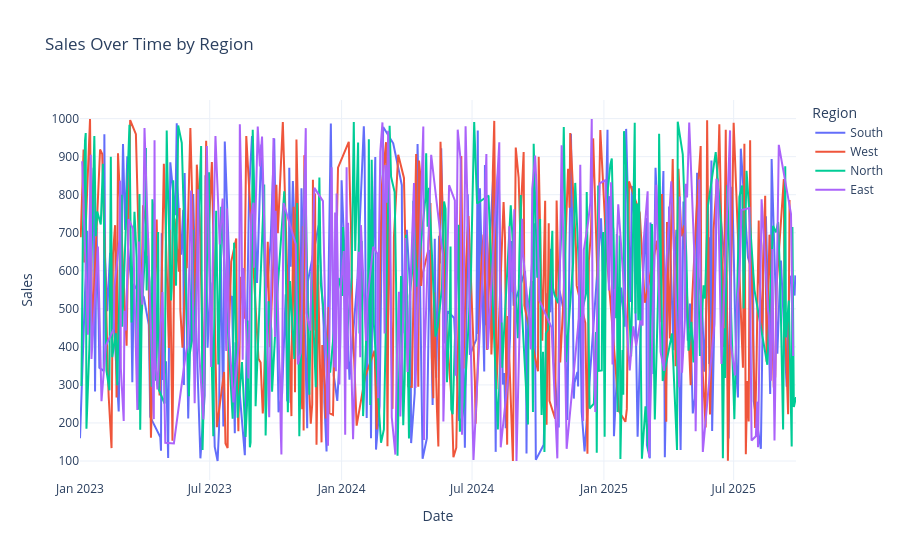

Notebook code for this chart:
### Code cell
# Create a line chart showing sales over time, colored by region
response = agent.process_message("Create a line chart showing sales over time, colored by region")
fig = agent.get_figure()
fig.show()

### Figure 1 — Plotly figure (JSON) as saved in the notebook; plotly's stock layout.template omitted (floating-point values rounded to 4 significant figures; data arrays with more than 128 entries replaced by an {"elided": "..."} marker saying what was removed)
{"data": [{"hovertemplate": "Region=South<br>Date=%{x}<br>Sales=%{y}<extra></extra>", "legendgroup": "South", "line": {"color": "#636efa", "dash": "solid"}, "marker": {"symbol": "circle"}, "mode": "lines", "name": "South", "orientation": "v", "showlegend": true, "type": "scatter", "x": {"elided": "249 str values"}, "xaxis": "x", "y": {"elided": "249 int values"}, "yaxis": "y"}, {"hovertemplate": "Region=West<br>Date=%{x}<br>Sales=%{y}<extra></extra>", "legendgroup": "West", "line": {"color": "#EF553B", "dash": "solid"}, "marker": {"symbol": "circle"}, "mode": "lines", "name": "West", "orientation": "v", "showlegend": true, "type": "scatter", "x": {"elided": "249 str values"}, "xaxis": "x", "y": {"elided": "249 int values"}, "yaxis": "y"}, {"hovertemplate": "Region=North<br>Date=%{x}<br>Sales=%{y}<extra></extra>", "legendgroup": "North", "line": {"color": "#00cc96", "dash": "solid"}, "marker": {"symbol": "circle"}, "mode": "lines", "name": "North", "orientation": "v", "showlegend": true, "type": "scatter", "x": {"elided": "273 str values"}, "xaxis": "x", "y": {"elided": "273 int values"}, "yaxis": "y"}, {"hovertemplate": "Region=East<br>Date=%{x}<br>Sales=%{y}<extra></extra>", "legendgroup": "East", "line": {"color": "#ab63fa", "dash": "solid"}, "marker": {"symbol": "circle"}, "mode": "lines", "name": "East", "orientation": "v", "showlegend": true, "type": "scatter", "x": {"elided": "229 str values"}, "xaxis": "x", "y": {"elided": "229 int values"}, "yaxis": "y"}], "layout": {"legend": {"title": {"text": "Region"}, "tracegroupgap": 0}, "title": {"text": "Sales Over Time by Region"}, "xaxis": {"anchor": "y", "domain": [0.0, 1.0], "title": {"text": "Date"}}, "yaxis": {"anchor": "x", "domain": [0.0, 1.0], "title": {"text": "Sales"}}}}
